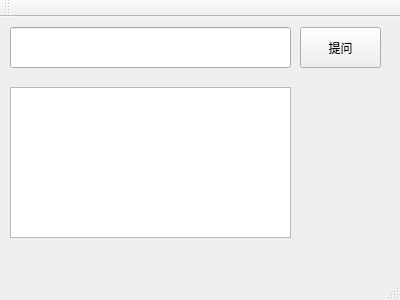
<?xml version="1.0" encoding="UTF-8"?>
<ui version="4.0">
 <class>MainWindow</class>
 <widget class="QMainWindow" name="MainWindow">
  <property name="geometry">
   <rect>
    <x>0</x>
    <y>0</y>
    <width>400</width>
    <height>300</height>
   </rect>
  </property>
  <property name="windowTitle">
   <string>MainWindow</string>
  </property>
  <widget class="QWidget" name="centralWidget">
   <widget class="QLineEdit" name="lineEdit">
    <property name="geometry">
     <rect>
      <x>10</x>
      <y>10</y>
      <width>281</width>
      <height>41</height>
     </rect>
    </property>
   </widget>
   <widget class="QPushButton" name="pushButton">
    <property name="geometry">
     <rect>
      <x>300</x>
      <y>10</y>
      <width>81</width>
      <height>41</height>
     </rect>
    </property>
    <property name="text">
     <string>提问</string>
    </property>
    <property name="autoRepeatDelay">
     <number>300</number>
    </property>
    <property name="autoDefault">
     <bool>false</bool>
    </property>
   </widget>
   <widget class="QTextEdit" name="textEdit">
    <property name="geometry">
     <rect>
      <x>10</x>
      <y>70</y>
      <width>281</width>
      <height>151</height>
     </rect>
    </property>
   </widget>
  </widget>
  <widget class="QMenuBar" name="menuBar">
   <property name="geometry">
    <rect>
     <x>0</x>
     <y>0</y>
     <width>400</width>
     <height>28</height>
    </rect>
   </property>
  </widget>
  <widget class="QToolBar" name="mainToolBar">
   <attribute name="toolBarArea">
    <enum>TopToolBarArea</enum>
   </attribute>
   <attribute name="toolBarBreak">
    <bool>false</bool>
   </attribute>
  </widget>
  <widget class="QStatusBar" name="statusBar"/>
 </widget>
 <layoutdefault spacing="6" margin="11"/>
 <resources/>
 <connections/>
</ui>
